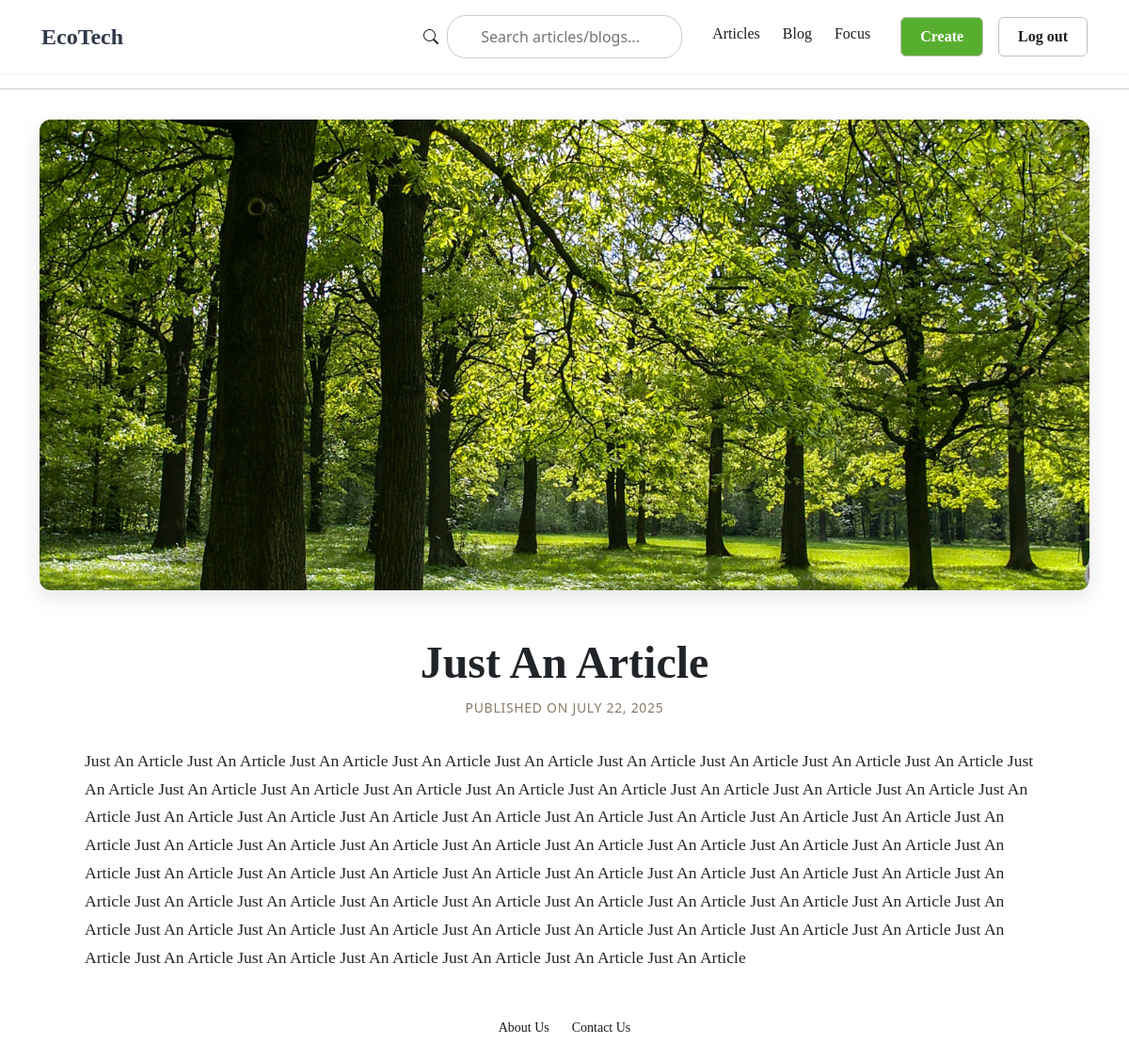
Page /13/ (signed in) on the committed database.
### post_app/models.py (models this page shows, shortened)
class PostRaw(models.Model):
    author = models.ForeignKey(User, on_delete=models.CASCADE)
    created_at = models.DateTimeField(auto_now_add=True)
    likes_int = models.IntegerField(default=0)
    content = models.TextField()
    title = models.TextField(max_length=60, blank=False, null=False)
    image = models.ImageField(upload_to='post_images/', blank=True, null=False)
    POST_TYPE_CHOICES = [
        (1, 'admin'),
        (2, 'user')
    ]
    post_type = models.IntegerField(choices=POST_TYPE_CHOICES, default=2)
    class Meta:
        app_label = 'post_app'
        db_table = 'post_app_raw'
        verbose_name = 'Post Data Management'

### post_app/views.py (the view)
# urls.py: path('<int:post_id>/', views.post_detail, name='post_detail'),
@login_required()
def post_detail(request, post_id):
    post = get_object_or_404(PostRaw, id=post_id)
    return render(request, 'post_detail.html', {'post': post})

### templates/post_detail.html (shortened to what this page needs)
{% extends "base_generic.html" %}
{% block content %}
  <article class="post-detail-container">
    {% if post.image %}
      <div class="post-hero-image">
        <img src="{{ post.image.url }}" alt="{{ post.title }}">
      </div>
    {% endif %}
    <header class="post-header">
      <h1>{{ post.title }}</h1>
      <p class="post-meta">Published on {{ post.created_at|date:"F d, Y" }}</p>
    </header>
    <div class="post-body">
      {{ post.content|linebreaksbr }}
    </div>
  </article>
{% endblock %}

### static/css/styles.css (style rules this page uses)
h1 { font-family: "Times New Roman", Times, serif;; }
.post-meta { font-size: 0.875rem; color: #6b7280; margin: 0 0 0.75rem 0; }
.post-hero-image { width: 100%; height: 500px; margin-bottom: 3rem; border-radius: 12px; overflow: hidden; box-shadow: 0 8px 25px rgba(0, 0, 0, 0.1); }
.post-hero-image img { width: 100%; height: 100%; object-fit: cover; object-position: center; display: block; }
.post-header { text-align: center; margin: 0 auto 2rem auto; }
.post-body { max-width: 1020px; margin: 0 auto; font-family: "Times New Roman", Times, serif; font-size: 1.1rem; line-height: 1.7; }
.post-header h1 { font-family: "Times New Roman", Times, serif;; font-size: 3rem; font-weight: 700; line-height: 1.2; margin-bottom: 0.5rem; }
.post-header .post-meta { color: #857A65; font-size: 0.875rem; font-weight: 500; text-transform: uppercase; letter-spacing: 0.05em; margin: 0 0 0.75rem 0; }

### rows in the picture
PostRaw: image (picture), title "Just An Article", created_at "JULY 22, 2025", content "Just An Article Just An Article Just An Article Just An Article Just An Article Just An Article Just An Article Just An Article Just An Article Just An Article Just An Article Just An Article Just An Article Just An Article Just An Article Just An Article Just An Article Just An Article Just An Article Just An Article Just An Article Just An Article Just An Article Just An Article Just An Article Just An Article Just An Article Just An Article Just An Article Just An Article Just An Article Just An Article Just An Article Just An Article Just An Article Just An Article Just An Article Just An Article Just An Article Just An Article Just An Article Just An Article Just An Article Just An…"
